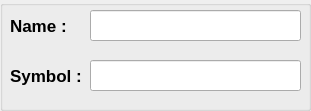
   <widget class="QGroupBox" name="player2Card">
    <property name="geometry">
     <rect>
      <x>20</x>
      <y>280</y>
      <width>311</width>
      <height>111</height>
     </rect>
    </property>
    <property name="title">
     <string/>
    </property>
    <widget class="QLabel" name="nam2">
     <property name="geometry">
      <rect>
       <x>10</x>
       <y>10</y>
       <width>81</width>
       <height>31</height>
      </rect>
     </property>
     <property name="font">
      <font>
       <pointsize>13</pointsize>
       <bold>true</bold>
      </font>
     </property>
     <property name="text">
      <string>Name : </string>
     </property>
     <property name="alignment">
      <set>Qt::AlignmentFlag::AlignLeading|Qt::AlignmentFlag::AlignLeft|Qt::AlignmentFlag::AlignVCenter</set>
     </property>
    </widget>
    <widget class="QLabel" name="symb2">
     <property name="geometry">
      <rect>
       <x>10</x>
       <y>60</y>
       <width>81</width>
       <height>31</height>
      </rect>
     </property>
     <property name="font">
      <font>
       <pointsize>13</pointsize>
       <bold>true</bold>
      </font>
     </property>
     <property name="text">
      <string>Symbol : </string>
     </property>
     <property name="alignment">
      <set>Qt::AlignmentFlag::AlignLeading|Qt::AlignmentFlag::AlignLeft|Qt::AlignmentFlag::AlignVCenter</set>
     </property>
    </widget>
    <widget class="QLineEdit" name="player2Name">
     <property name="geometry">
      <rect>
       <x>90</x>
       <y>10</y>
       <width>211</width>
       <height>31</height>
      </rect>
     </property>
     <property name="font">
      <font>
       <pointsize>11</pointsize>
       <bold>true</bold>
      </font>
     </property>
     <property name="text">
      <string/>
     </property>
     <property name="alignment">
      <set>Qt::AlignmentFlag::AlignCenter</set>
     </property>
    </widget>
    <widget class="QLineEdit" name="player2Symbol">
     <property name="geometry">
      <rect>
       <x>90</x>
       <y>60</y>
       <width>211</width>
       <height>31</height>
      </rect>
     </property>
     <property name="font">
      <font>
       <pointsize>11</pointsize>
       <bold>true</bold>
      </font>
     </property>
     <property name="alignment">
      <set>Qt::AlignmentFlag::AlignCenter</set>
     </property>
    </widget>
    <widget class="QLabel" name="validName2">
     <property name="geometry">
      <rect>
       <x>90</x>
       <y>40</y>
       <width>201</width>
       <height>16</height>
      </rect>
     </property>
     <property name="font">
      <font>
       <pointsize>12</pointsize>
       <bold>false</bold>
      </font>
     </property>
     <property name="styleSheet">
      <string notr="true">color: rgb(255, 0, 0);</string>
     </property>
     <property name="text">
      <string/>
     </property>
    </widget>
    <widget class="QLabel" name="validSymbol2">
     <property name="geometry">
      <rect>
       <x>90</x>
       <y>90</y>
       <width>201</width>
       <height>16</height>
      </rect>
     </property>
     <property name="font">
      <font>
       <pointsize>12</pointsize>
       <bold>false</bold>
      </font>
     </property>
     <property name="styleSheet">
      <string notr="true">color: rgb(255, 0, 0);</string>
     </property>
     <property name="text">
      <string/>
     </property>
    </widget>
    <zorder>nam2</zorder>
    <zorder>symb2</zorder>
    <zorder>player2Name</zorder>
    <zorder>validName2</zorder>
    <zorder>validSymbol2</zorder>
    <zorder>player2Symbol</zorder>
   </widget>
